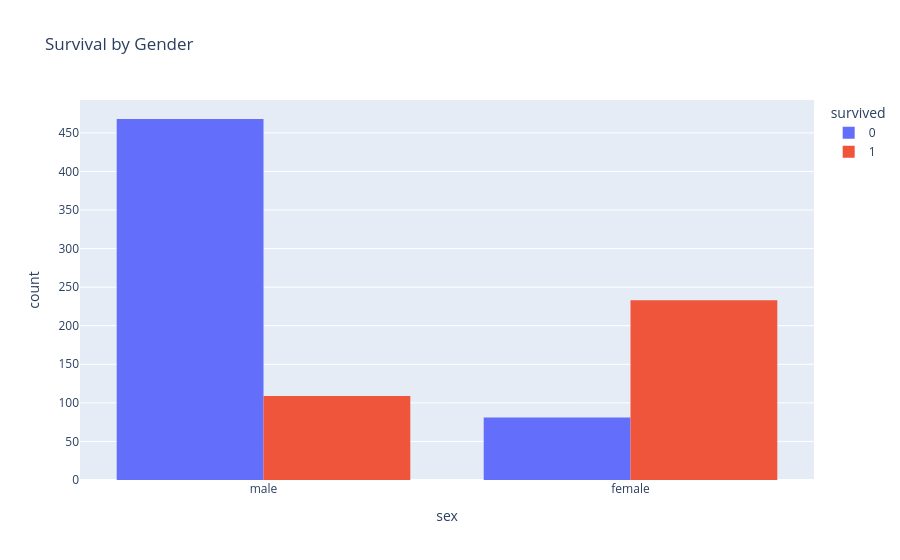

Notebook code cell kept with this figure:
### Code cell
# survival by Gender
fig = px.histogram(
    titanic,
    x='sex',
    color='survived',
    barmode='group',
    title='Survival by Gender'
)
fig.show()

### Figure 1 — Plotly figure (JSON) as saved in the notebook; plotly's stock layout.template omitted (floating-point values rounded to 4 significant figures; data arrays with more than 128 entries replaced by an {"elided": "..."} marker saying what was removed)
{"data": [{"alignmentgroup": "True", "bingroup": "x", "hovertemplate": "survived=0<br>sex=%{x}<br>count=%{y}<extra></extra>", "legendgroup": "0", "marker": {"color": "#636efa", "pattern": {"shape": ""}}, "name": "0", "offsetgroup": "0", "orientation": "v", "showlegend": true, "type": "histogram", "x": {"elided": "549 str values"}, "xaxis": "x", "yaxis": "y"}, {"alignmentgroup": "True", "bingroup": "x", "hovertemplate": "survived=1<br>sex=%{x}<br>count=%{y}<extra></extra>", "legendgroup": "1", "marker": {"color": "#EF553B", "pattern": {"shape": ""}}, "name": "1", "offsetgroup": "1", "orientation": "v", "showlegend": true, "type": "histogram", "x": {"elided": "342 str values"}, "xaxis": "x", "yaxis": "y"}], "layout": {"barmode": "group", "legend": {"title": {"text": "survived"}, "tracegroupgap": 0}, "title": {"text": "Survival by Gender"}, "xaxis": {"anchor": "y", "domain": [0, 1], "title": {"text": "sex"}}, "yaxis": {"anchor": "x", "domain": [0, 1], "title": {"text": "count"}}}}
